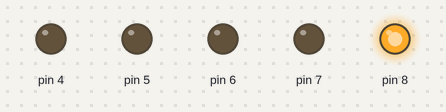
Bench run of a sketch on a simulated Arduino Uno, built with avr-gcc and run on an emulated ATmega328P. On the bench: output pins drawn as LEDs (lit = HIGH).

Above: at 1.0 s.
At 3.0 s:
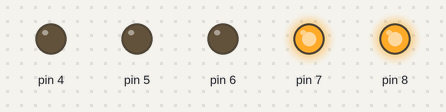
At 5.0 s:
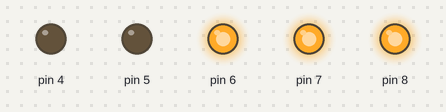
At 7.0 s:
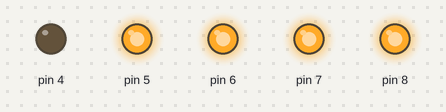
At 9.0 s:
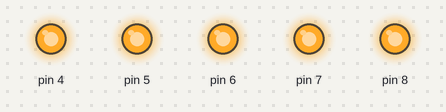
At 11.0 s:
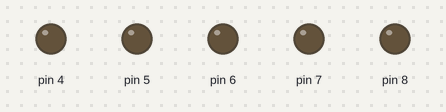
Timing chart, 0 to 15.6 s (numbered marks = the images above):
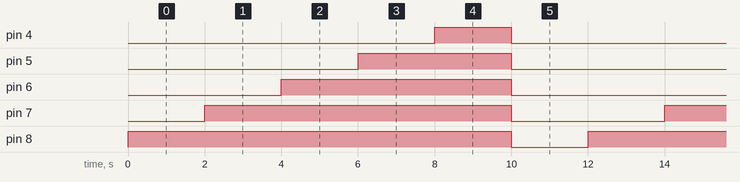

The sketch:

codigo.ino
```cpp
void setup()
{
  pinMode(8, OUTPUT);
  pinMode(7, OUTPUT);
  pinMode(6, OUTPUT);
  pinMode(5, OUTPUT);
  pinMode(4, OUTPUT);

}

void loop()
{
  digitalWrite(8, HIGH);
  delay(2000);
  digitalWrite(7, HIGH);
  delay(2000);
  digitalWrite(6, HIGH);
  delay(2000);
  digitalWrite(5, HIGH);
  delay(2000);
  digitalWrite(4, HIGH);
  delay(2000);
  digitalWrite(8, LOW);
  digitalWrite(7, LOW);
  digitalWrite(6, LOW);
  digitalWrite(5, LOW);
  digitalWrite(4, LOW);
  delay(2000);


}
```

Measured:
- by itself, pin 4: alternates HIGH for 2.0 s and LOW for 10.0 s
- by itself, pin 5: alternates HIGH for 4.0 s and LOW for 8.0 s
- by itself, pin 6: alternates HIGH for 6.0 s and LOW for 6.0 s
- by itself, pin 7: alternates HIGH for 8.0 s and LOW for 4.0 s
- by itself, pin 8: alternates HIGH for 10.0 s and LOW for 2.0 s
